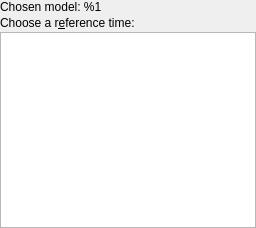
<?xml version="1.0" encoding="UTF-8"?>
<ui version="4.0">
 <class>VcrossReftimePage</class>
 <widget class="QWidget" name="VcrossReftimePage">
  <property name="geometry">
   <rect>
    <x>0</x>
    <y>0</y>
    <width>256</width>
    <height>228</height>
   </rect>
  </property>
  <layout class="QVBoxLayout" name="verticalLayout" stretch="0,0,1">
   <property name="spacing">
    <number>2</number>
   </property>
   <property name="margin">
    <number>0</number>
   </property>
   <item>
    <widget class="QLabel" name="reftimeLabelModel">
     <property name="text">
      <string notr="true">Chosen model: %1</string>
     </property>
    </widget>
   </item>
   <item>
    <widget class="QLabel" name="reftimeLabel">
     <property name="text">
      <string>Choose a r&amp;eference time:</string>
     </property>
     <property name="buddy">
      <cstring>reftimeList</cstring>
     </property>
    </widget>
   </item>
   <item>
    <widget class="QListView" name="reftimeList">
     <property name="editTriggers">
      <set>QAbstractItemView::NoEditTriggers</set>
     </property>
     <property name="selectionBehavior">
      <enum>QAbstractItemView::SelectRows</enum>
     </property>
    </widget>
   </item>
  </layout>
 </widget>
 <resources/>
 <connections/>
</ui>
